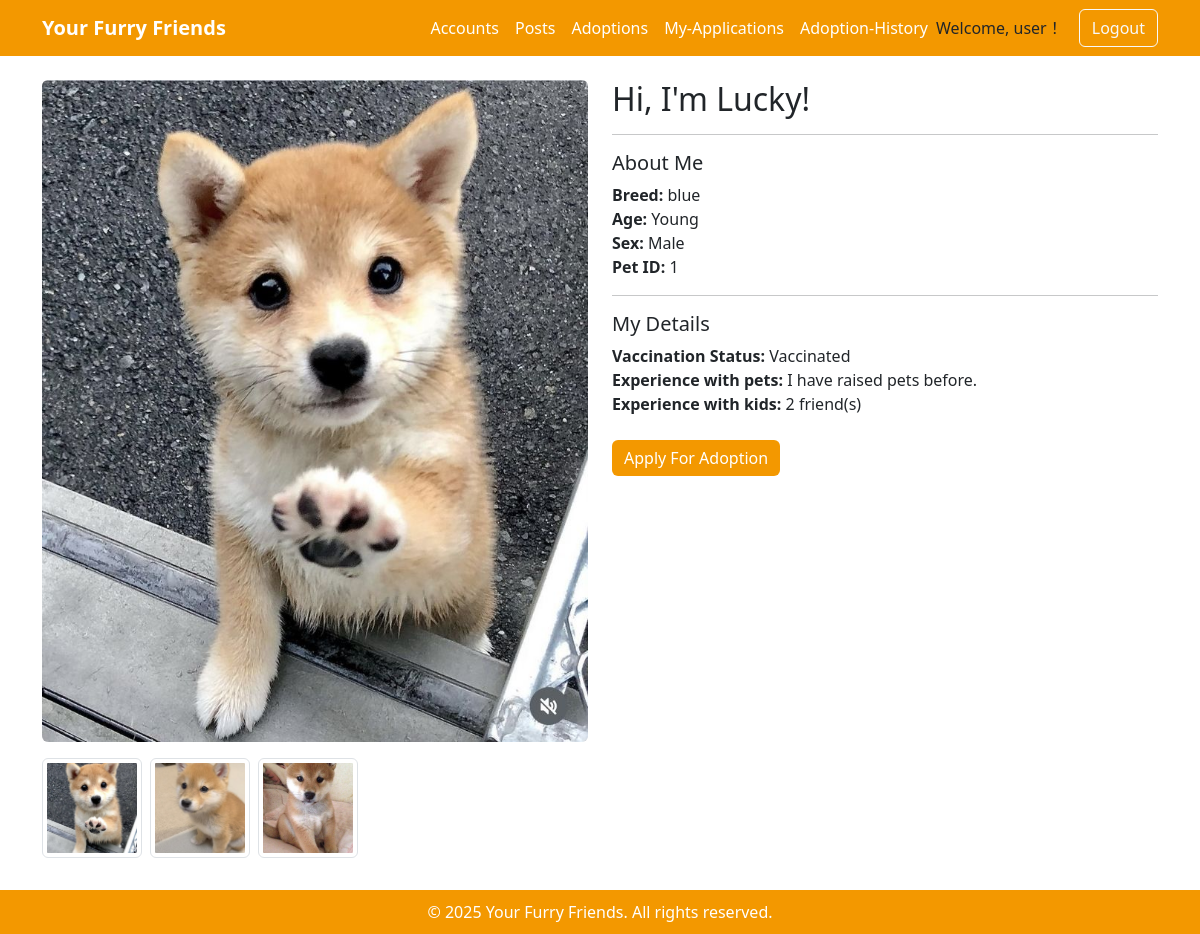
Page /adoptions/pet/1/ (signed in) on the committed database.
### accounts/models.py (models this page shows, shortened)
class User(AbstractUser):
    email = models.EmailField(unique=False, blank=True, null=True) # 改为了false（允许了多个用户注册）
    username = models.CharField(max_length=50, unique=True)  # 自定义用户名长度
    phone_no = models.CharField(max_length=15, unique=True, null=True, blank=True)
    address = models.TextField(null=True, blank=True)
    birthday = models.DateField(null=True, blank=True)
    title = models.CharField(max_length=50, null=True, blank=True)
    user_type = models.CharField(
        max_length=20,
        choices=[('User', 'User'), ('Admin', 'Admin')],
        default='User'
    )  # 用户类型（普通用户 / 管理员）
    status = models.CharField(
        max_length=10,
        choices=[('Active', 'Active'), ('Banned', 'Banned')],
        default='Active'
    )  # 用户状态
    user_image = models.ImageField(upload_to='user_images/', null=True, blank=True)
    created_at = models.DateTimeField(auto_now_add=True)
    updated_at = models.DateTimeField(auto_now=True)

### posts/models.py (models this page shows, shortened)
class PetImage(models.Model):
    pet_image_id = models.AutoField(primary_key=True)
    pet = models.ForeignKey(Pet, on_delete=models.CASCADE, related_name="images")
    pet_image = models.ImageField(upload_to='pet_images/', null=True, blank=True)

class Pet(models.Model):
    pet_id = models.AutoField(primary_key=True)
    name = models.CharField(max_length=100)
    sex = models.CharField(max_length=10, choices=[('Male', 'Male'), ('Female', 'Female')])
    age = models.CharField(max_length=10, choices=[('Young', 'Young'), ('Adult', 'Adult')])
    weight = models.FloatField()
    breed = models.CharField(max_length=100, blank=True, null=True)
    size = models.CharField(max_length=50, choices=[('Small', 'Small'), ('Medium', 'Medium'), ('Large', 'Large')])
    status = models.CharField(max_length=20, choices=[('Available', 'Available'), ('Adopted', 'Adopted')], default='Available')
    posted_by = models.ForeignKey(settings.AUTH_USER_MODEL, on_delete=models.CASCADE)  # 关联用户
    created_at = models.DateTimeField(auto_now_add=True)
    type = models.CharField(max_length=50, choices=[('Dog', 'Dog'), ('Cat', 'Cat')])

class PostPetInfo(models.Model):
    post_info_id = models.AutoField(primary_key=True)
    pet = models.ForeignKey(Pet, on_delete=models.CASCADE)  # 🐶 关联宠物信息
    user = models.ForeignKey(
        settings.AUTH_USER_MODEL,  # ✅ 这里用 `settings.AUTH_USER_MODEL`
        on_delete=models.CASCADE,
        related_name="posted_pets",
        null = True,
        blank = True
    )  # ✅ **确保正确关联 `accounts.User`**
    email = models.EmailField(max_length=254, blank=True, null=True)  # ✅新增Email字段
    home_type = models.CharField(max_length=20,
                                 choices=[('Apartment', 'Apartment'), ('House', 'House'),
                                          ('Townhouse', 'Townhouse'), ('Farm/Rural', 'Farm/Rural')],
                                 default='Apartment'
                                 )
    home_ownership = models.CharField(max_length=20,
                                      choices=[('Own', 'Own'), ('Rent', 'Rent'),
                                          ('Living with parents', 'Living with parents'), ('Other', 'Other')],
                                      default='Own'
                                      )
    has_other_pets = models.TextField(blank=True, null=True)
    has_children = models.CharField(max_length=10,
                                      choices=[('0', '0'), ('1', '1'),
                                           ('2', '2'), ('3', '3'),
                                           ('4', '4'), ('5', '5')],
                                      default='0'
                                      )
    experience_with_pets = models.TextField(blank=True, null=True)
    reason_for_fostering = models.TextField(blank=True, null=True)
    pet_passport = models.TextField(blank=True, null=True)
    vaccinated = models.CharField(max_length=20,
                                 choices=[('Yes', 'Yes'), ('No', 'No'),
                                         ],
                                 default='No'
                                 )
    status = models.CharField(
        max_length=20, choices=[('Pending', 'Pending'), ('Approved', 'Approved'), ('Rejected', 'Rejected')],
        default='Pending'
    )  # 📌 **审核状态**
    created_at = models.DateTimeField(auto_now_add=True)
    review_time = models.DateTimeField(null=True, blank=True)

### adoptions/views.py (the view, shortened to what this page needs)
# urls.py: path('pet/<int:pet_id>/', views.pet_detail, name='pet_detail'),
@login_required
def pet_detail(request, pet_id):
    username = request.user.username
    pet = get_object_or_404(Pet, pet_id=pet_id)
    pet_info = PostPetInfo.objects.filter(pet_id=pet_id).first()
    images = pet.images.all()
    processing = False
    current_application = AdoptionReview.objects.filter(adopter_username__username=username, status='Pending').first()
    context = {
        'pet': pet,
        'images': images,
        'pet_info': pet_info,
        'processing': processing,
    }
    return render(request, 'adoptions/pet_detail.html', context)

### templates/adoptions/pet_detail.html
{% extends 'adoptions/base.html' %}
{% load static %}
{% block content %}
<div class="container mt-4">
  <div class="row">
    <div class="col-md-6">
      {% with pet.images.all as all_images %}
  {% if all_images %}
    {% with all_images|first as main_image %}
      <div class="mb-3">
        <img src="{{ main_image.pet_image.url }}" class="img-fluid rounded" alt="{{ pet.name }} Main">
      </div>
    {% endwith %}
    <div class="d-flex flex-wrap">
      {% for image in all_images %}
        <img
          src="{{ image.pet_image.url }}"
          class="img-thumbnail me-2 mb-2"
          style="width: 100px; height: 100px; object-fit: cover;"
          alt="{{ pet.name }} Thumbnail"
        >
      {% endfor %}
    </div>
  {% else %}
    <div class="mb-3">
      <img src="{% static 'images/default_pet.jpg' %}" class="img-fluid rounded" alt="{{ pet.name }} Main">
    </div>
  {% endif %}
{% endwith %}
    </div>
<div class="col-md-6">
  <h2>Hi, I'm {{ pet.name }}!</h2>
  <hr>
  <h5>About Me</h5>
  <ul class="list-unstyled">
    <li><strong>Breed:</strong> {{ pet.breed }}</li>
    <li><strong>Age:</strong>
      {{ pet.age }}
    </li>
    <li><strong>Sex:</strong> {{ pet.sex }}</li>
    <li><strong>Pet ID:</strong> {{ pet.pet_id }}</li>
  </ul>
  <hr>
  <h5>My Details</h5>
  <ul class="list-unstyled">
    <li><strong>Vaccination Status:</strong>
        {% if pet_info.vaccinated == 'Yes' %}
            Vaccinated
        {% else %}
            Not Vaccinated
        {% endif %}
    </li>
    <li><strong>Experience with pets:</strong>
        {{  pet_info.experience_with_pets }}
    </li>
    <li><strong>Experience with kids:</strong>
        {{pet_info.has_children }} friend(s)
    </li>
  </ul>
  <div class="mt-4">
  {% if processing %}
    <span class="btn btn-secondary disabled" style="cursor: not-allowed;">Apply For Adoption</span>
    <p class="mt-2" style="color: #f38200;">
      You already have a pending adoption application. Please wait until it is processed before submitting a new one.
    </p>
  {% else %}
    <a href="{% url 'adoptions:apply_for_adoption' pet_id=pet.pet_id %}" class="btn btn-orange">Apply For Adoption</a>
  {% endif %}
</div>
</div>
  </div>
</div>
{% endblock %}

### templates/adoptions/base.html (shortened to what this page needs)
{% load static %}
<!DOCTYPE html>
<html lang="en">
<head>
  <link
    href="https://cdn.jsdelivr.net/npm/bootstrap@5.2.3/dist/css/bootstrap.min.css"
    rel="stylesheet"
  >
</head>
<body>
<nav class="navbar navbar-expand-lg">
  <div class="container">
    <a class="navbar-brand fw-bold" href={%  url 'adoptions:available_pets' %}>Your Furry Friends</a>
    <div class="collapse navbar-collapse" id="navbarNav">
      <ul class="navbar-nav ms-auto">
          <li class="nav-item">
          <a class="nav-link" href={% url 'accounts:profile' %}>Accounts</a>
        </li>
        <li class="nav-item">
          <a class="nav-link" href={% url 'posts:postPet' %}>Posts</a>
        </li>
        <li class="nav-item">
          <a class="nav-link" href={% url 'adoptions:available_pets' %}> Adoptions</a>
        </li>
        <li class="nav-item">
          <a class="nav-link" href={% url 'adoptions:my_application' %}>My-Applications</a>
        </li>
        <li class="nav-item">
          <a class="nav-link" href={% url 'adoptions:adoption_history' %}>Adoption-History</a>
        </li>
          <div class="d-flex align-items-center">
        {% if user.is_authenticated %}
          <span class="me-3">Welcome, {{ user.username }}！</span>
          <form method="post" action="{% url 'accounts:yfLogin' %}" class="mb-0">
            <button type="submit" class="btn btn-outline-light">Logout</button>
          </form>
        {% else %}
          <a class="nav-link" href="{% url 'accounts:yfLogin' %}">Login</a>
        {% endif %}
      </div>
      </ul>
    </div>
  </div>
</nav>
<main class="my-4">
  {% block content %}{% endblock %}
</main>
<footer>
  <div class="container">
    <p class="mb-0">© 2025 Your Furry Friends. All rights reserved.</p>
  </div>
</footer>
</body>
</html>

### templates/adoptions/base.html (style rules this page uses)
:root { --main-orange: #f39800; }
.navbar { background-color: var(--main-orange); }
.navbar .navbar-brand, .navbar .nav-link { color: #fff !important; }
.btn-orange { background-color: var(--main-orange); color: #fff; border: none; }
footer { background-color: var(--main-orange); color: #fff; padding: 10px 0; text-align: center; margin-top: 20px; }

### rows in the picture
User: username "user"
PetImage: pet_image (picture)
PetImage: pet_image (picture)
PetImage: pet_image (picture)
Pet: name "Lucky", breed "blue", age "Young", sex "Male", pet_id "1"
PostPetInfo: experience_with_pets "I have raised pets before.", has_children "2"
